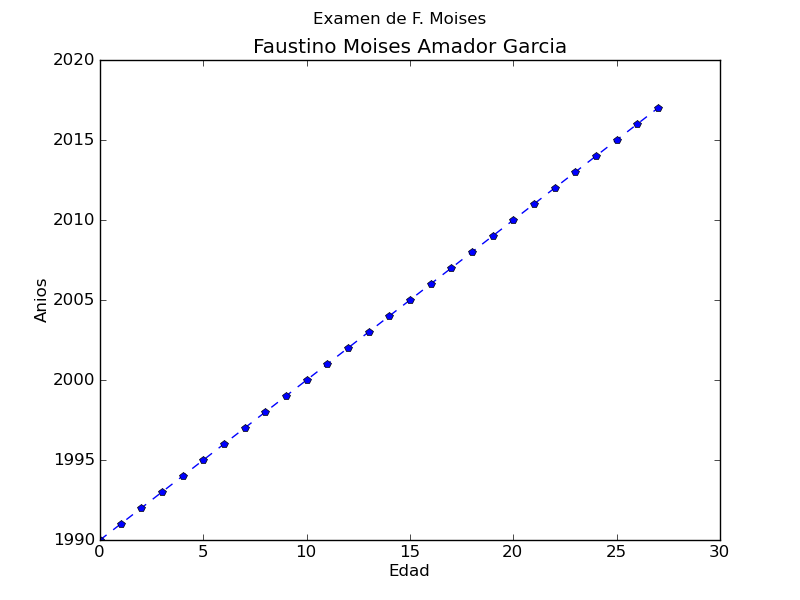

Here is the Python script that generated this plot:
import numpy as np
import pylab as pl
# Edad en X
x = [0, 1, 2, 3, 4, 5, 6, 7, 8, 9, 10, 11, 12, 13, 14, 15, 16, 17, 18, 19, 20, 21, 22, 23, 24, 25, 26, 27]
# Anio en Y
y = [1990, 1991, 1992, 1993, 1994, 1995, 1996, 1997, 1998, 1999, 2000, 2001, 2002, 2003, 2004, 2005, 2006, 2007, 2008, 2009, 2010, 2011, 2012, 2013, 2014, 2015, 2016, 2017]
# Dar nombre a los ejes
pl.ylabel('Anios')
pl.xlabel('Edad')
#Titulo
pl.title(u'Faustino Moises Amador Garcia') 
#Titulo superior
pl.suptitle(u'Examen de F. Moises')
# Colocamos los rangos
pl.axis([-1,28, 1989,2020])
# Grafica el vector x contra el vector y
pl.plot(x, y, 'b--p')
#Guardar la grafica en formato png
pl.savefig('temp1.png')
#mostrar 
pl.show()
